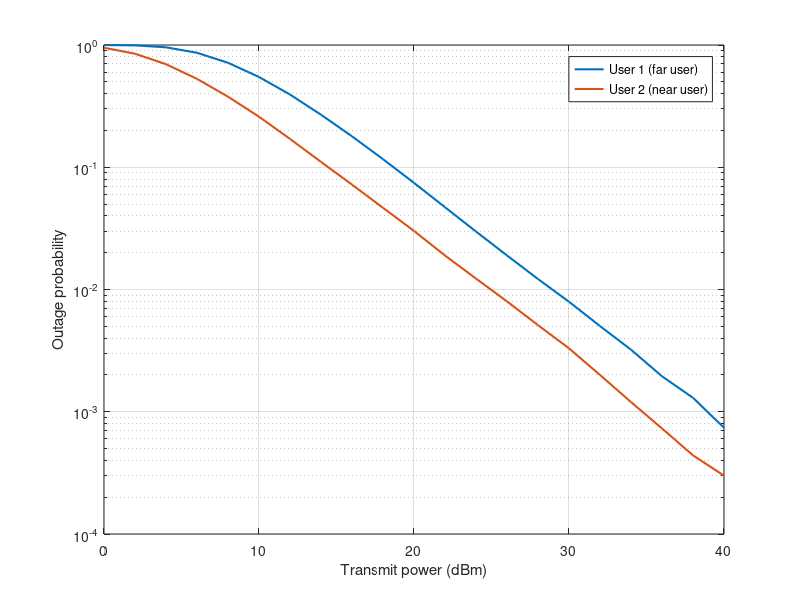
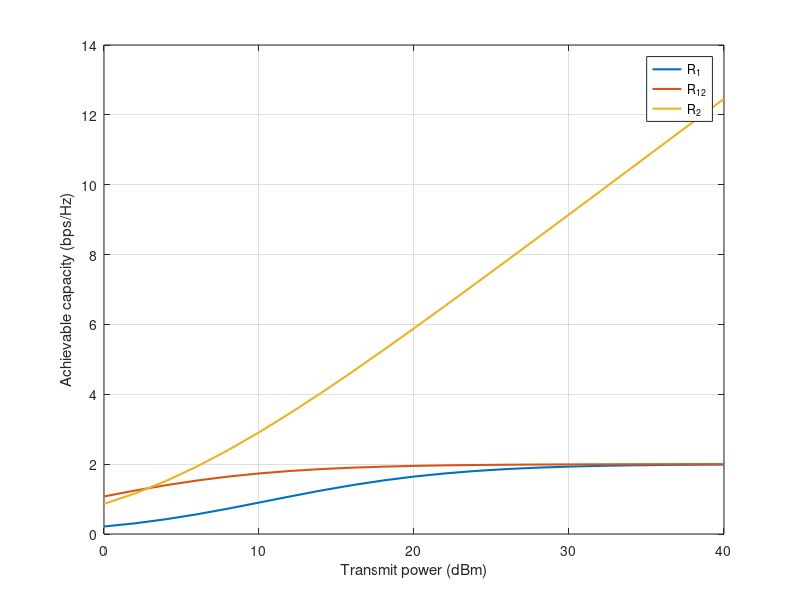

Reproduce these figures in MATLAB, in order.
clc; clear variables; close all;

N = 10^5;

d1 = 1000; d2 = 500;    %Distances of users from base station (BS)
a1 = 0.75; a2 = 0.25;   %Power allocation factors
eta = 4;                %Path loss exponent

%Generate rayleigh fading coefficient for both users
h1 = sqrt(d1^-eta)*(randn(1,N)+1i*randn(1,N))/sqrt(2);
h2 = sqrt(d2^-eta)*(randn(1,N)+1i*randn(1,N))/sqrt(2);

g1 = (abs(h1)).^2;
g2 = (abs(h2)).^2;

Pt = 0:2:40;                %Transmit power in dBm
pt = (10^-3)*10.^(Pt/10);   %Transmit power in linear scale
BW = 10^6;                  %System bandwidth
No = -174 + 10*log10(BW);   %Noise power (dBm)
no = (10^-3)*10.^(No/10);   %Noise power (linear scale)

p = length(Pt);
p1 = zeros(1,length(Pt));
p2 = zeros(1,length(Pt));

rate1 = 1; rate2 = 2;       %Target rate of users in bps/Hz
for u = 1:p
    %Calculate SNRs
    gamma_1 = a1*pt(u)*g1./(a2*pt(u)*g1+no);
    gamma_12 = a1*pt(u)*g2./(a2*pt(u)*g2+no);
    gamma_2 = a2*pt(u)*g2/no;
    
    %Calculate achievable rates
    R1 = log2(1+gamma_1);
    R12 = log2(1+gamma_12);
    R2 = log2(1+gamma_2);
    
    %Find average of achievable rates
    R1_av(u) = mean(R1);
    R12_av(u) = mean(R12);
    R2_av(u) = mean(R2);
    
    %Check for outage
    for k = 1:N
        if R1(k) < rate1
            p1(u) = p1(u)+1;
        end
        if (R12(k) < rate1)||(R2(k) < rate2)
            p2(u) = p2(u)+1;
        end
    end
end

pout1 = p1/N; 
pout2 = p2/N;

figure;
semilogy(Pt, pout1, 'linewidth', 1.5); hold on; grid on;
semilogy(Pt, pout2, 'linewidth', 1.5);
xlabel('Transmit power (dBm)');
ylabel('Outage probability');
legend('User 1 (far user)','User 2 (near user)');

figure;
plot(Pt, R1_av, 'linewidth', 1.5); hold on; grid on;
plot(Pt, R12_av, 'linewidth', 1.5);
plot(Pt, R2_av, 'linewidth', 1.5);
xlabel('Transmit power (dBm)');
ylabel('Achievable capacity (bps/Hz)');
legend('R_1','R_{12}','R_2')


